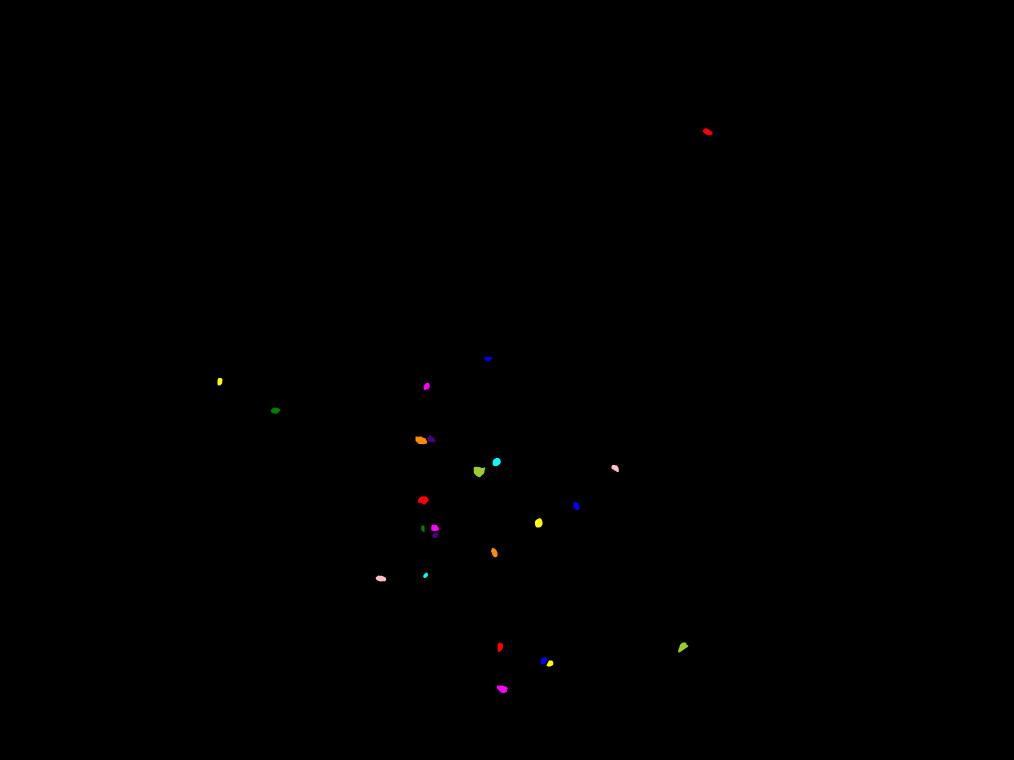
#> input picture Nematode traits analysis/Test/1;1;1;23;510;01_benchmark.png, 4056 x 3040 px, found by its file name (shown at 1/4 size)
$ jupyter execute --allow-errors batch_predict.ipynb
#> lines starting #> are read from the running program, lines starting #| are printed output that depends on the picture; after the words box and inside, x2 and y2 are one past the last pixel; in counts of white or black regions, pixels touching at a corner belong together
[cell 1]
from ultralytics import YOLO
import cv2

import os
from os.path import basename, join

from scipy import ndimage as ndi

from skimage import io, color, data, measure, filters, exposure, img_as_ubyte, img_as_float
from skimage.measure import regionprops, label
from skimage.segmentation import clear_border
from skimage.filters import threshold_otsu
from skimage.morphology import binary_dilation, disk, binary_erosion, convex_hull_image, remove_small_objects, erosion, remove_small_holes, dilation


import pandas as pd

import numpy as np

import torch

from PIL import Image

import matplotlib.pyplot as plt

from tqdm import tqdm

import re

import math

[cell 2]
MODEL_PATH = "best.pt"
#> (the rest of this cell did not finish here and is left out)

[cell 3]
benchmark_path = r'Test\1;1;1;23;510;01_benchmark.png'
benchmark = io.imread(benchmark_path)
#> benchmark is the input picture: shape (3040, 4056, 3); mean R, G, B 0.2, 0.2, 0.1

input_image_folder = r'Test\1;1;1;23;510;01'
input_image_list = os.listdir(input_image_folder)

series_name = '1;1;1;23;510;01'

sam_input_folder = r'Test\1;1;1;23;510;01\sam_input'
sam_csv_path = r'Test\sam_locate'

benchmark_output_csv = os.path.join(sam_csv_path, series_name + '.csv')

benchmark_img = color.rgb2gray(benchmark)
thresh_img = filters.threshold_yen(benchmark_img)
#> thresh_img = 0.00181
binary_img = benchmark_img>thresh_img
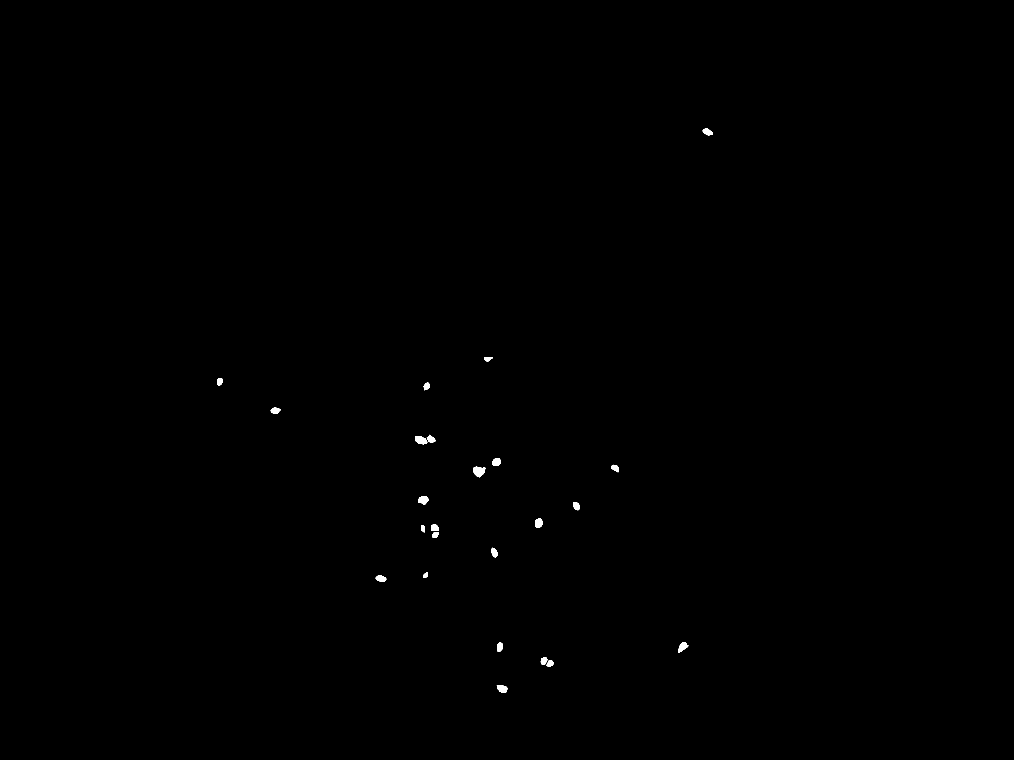
#> binary_img: shape (3040, 4056) bool (shown at 1/4 size); 0.13% white; 24 white regions

if len(benchmark.shape)==3:

    benchmark_img = color.rgb2gray(benchmark)
    thresh_img = filters.threshold_yen(benchmark_img)
    binary_img = benchmark_img>thresh_img

    if binary_img.sum()>1000000:
        seg_mask = np.zeros(binary_img.shape)
    else:
        seg_mask = binary_img
else:

    seg_mask = benchmark

seg_mask = clear_border(seg_mask)

base_bbox_list = []
seg_mask_base, num = ndi.label(seg_mask)
#> seg_mask_base: shape (3040, 4056) int32; 25 distinct labels, from 0 to 24
#> num = 24
base_mask_regions = regionprops(seg_mask_base)
#> base_mask_regions = 24 regions; largest, box (x1, y1, x2, y2) and area: (1895, 1867, 1941, 1909) 1424, (1662, 1746, 1709, 1777) 1119, (1672, 1986, 1715, 2018) 1002, (1987, 2742, 2031, 2772) 953, (2713, 2570, 2754, 2610) 909

df_nematode_num = 1
base_nematode_id = []
for final_base_region in base_mask_regions:

    minr, minc, maxr, maxc = final_base_region.bbox
    base_bbox_list.append(final_base_region.bbox)
    base_nematode_id.append(df_nematode_num)

    df_nematode_num = df_nematode_num + 1
#> this loop made 24 passes
#> (minr, minc, maxr, maxc) on passes 1 to 12: (513, 2811, 542, 2851), (1428, 1937, 1445, 1970), (1512, 870, 1542, 890), (1531, 1695, 1561, 1719), (1630, 1083, 1655, 1122), (1739, 1707, 1769, 1742), (1746, 1662, 1777, 1709), (1832, 1971, 1864, 2003), (1859, 2445, 1889, 2475), (1867, 1895, 1909, 1941), (1986, 1672, 2018, 1715), (2009, 2293, 2041, 2318)
#> after the loop, base_bbox_list = 24 items, first 6: (513, 2811, 542, 2851), (1428, 1937, 1445, 1970), (1512, 870, 1542, 890), (1531, 1695, 1561, 1719), (1630, 1083, 1655, 1122), (1739, 1707, 1769, 1742); base_nematode_id = [1, 2, 3, 4, 5, 6, 7, 8, 9, 10, 11, 12, 13, 14, 15, 16, 17, 18, 19, 20, 21, 22, 23, 24]; df_nematode_num = 25
region_nematode = pd.DataFrame({'nematode id': base_nematode_id,
                                'nematode bbox':base_bbox_list})
#> region_nematode = table of 24 rows and 2 columns
#> (the rest of this cell did not finish here and is left out)
